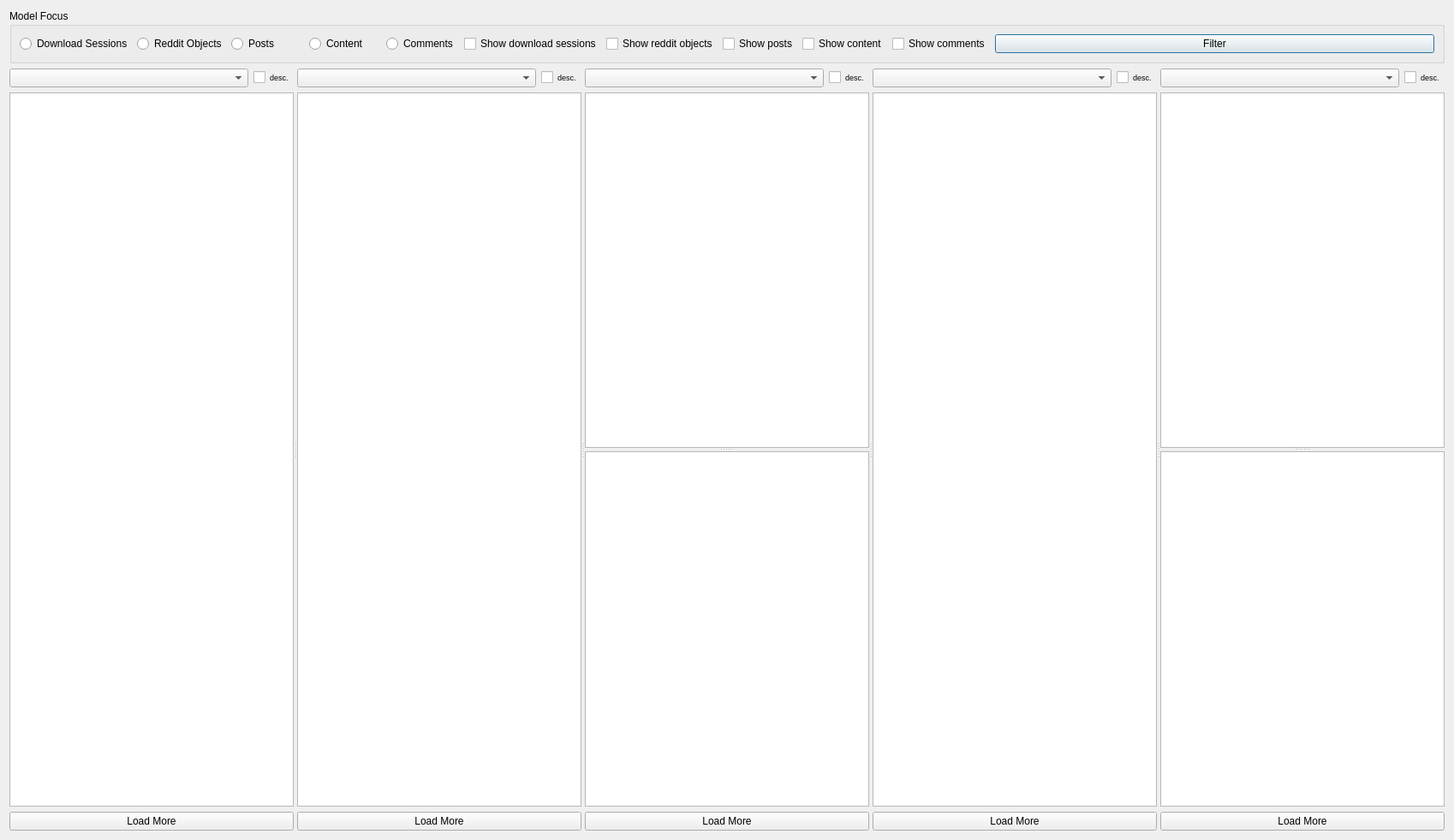
<?xml version="1.0" encoding="UTF-8"?>
<ui version="4.0">
 <class>DatabaseDialog</class>
 <widget class="QDialog" name="DatabaseDialog">
  <property name="geometry">
   <rect>
    <x>0</x>
    <y>0</y>
    <width>1698</width>
    <height>981</height>
   </rect>
  </property>
  <property name="windowTitle">
   <string>Database</string>
  </property>
  <property name="styleSheet">
   <string notr="true"/>
  </property>
  <layout class="QVBoxLayout" name="verticalLayout_7">
   <item>
    <layout class="QVBoxLayout" name="verticalLayout_6">
     <item>
      <layout class="QHBoxLayout" name="horizontalLayout_5">
       <item>
        <widget class="QGroupBox" name="model_focus_group_box">
         <property name="minimumSize">
          <size>
           <width>0</width>
           <height>61</height>
          </size>
         </property>
         <property name="title">
          <string>Model Focus</string>
         </property>
         <layout class="QHBoxLayout" name="horizontalLayout_4">
          <item>
           <layout class="QHBoxLayout" name="horizontalLayout_2">
            <item>
             <widget class="QRadioButton" name="download_session_focus_radio">
              <property name="text">
               <string>Download Sessions</string>
              </property>
             </widget>
            </item>
            <item>
             <widget class="QRadioButton" name="reddit_object_focus_radio">
              <property name="text">
               <string>Reddit Objects</string>
              </property>
             </widget>
            </item>
            <item>
             <widget class="QRadioButton" name="post_focus_radio">
              <property name="text">
               <string>Posts</string>
              </property>
             </widget>
            </item>
            <item>
             <widget class="QRadioButton" name="content_focus_radio">
              <property name="text">
               <string>Content</string>
              </property>
             </widget>
            </item>
            <item>
             <widget class="QRadioButton" name="comment_focus_radio">
              <property name="text">
               <string>Comments</string>
              </property>
             </widget>
            </item>
           </layout>
          </item>
          <item>
           <layout class="QHBoxLayout" name="horizontalLayout">
            <item>
             <widget class="QCheckBox" name="show_download_sessions_checkbox">
              <property name="text">
               <string>Show download sessions</string>
              </property>
             </widget>
            </item>
            <item>
             <widget class="QCheckBox" name="show_reddit_objects_checkbox">
              <property name="text">
               <string>Show reddit objects</string>
              </property>
             </widget>
            </item>
            <item>
             <widget class="QCheckBox" name="show_posts_checkbox">
              <property name="text">
               <string>Show posts</string>
              </property>
             </widget>
            </item>
            <item>
             <widget class="QCheckBox" name="show_content_checkbox">
              <property name="text">
               <string>Show content</string>
              </property>
             </widget>
            </item>
            <item>
             <widget class="QCheckBox" name="show_comments_checkbox">
              <property name="text">
               <string>Show comments</string>
              </property>
             </widget>
            </item>
           </layout>
          </item>
          <item>
           <widget class="QPushButton" name="filter_button">
            <property name="text">
             <string>Filter</string>
            </property>
            <property name="checkable">
             <bool>true</bool>
            </property>
           </widget>
          </item>
         </layout>
        </widget>
       </item>
      </layout>
     </item>
     <item>
      <layout class="QGridLayout" name="filter_layout"/>
     </item>
     <item>
      <widget class="QSplitter" name="splitter">
       <property name="sizePolicy">
        <sizepolicy hsizetype="Expanding" vsizetype="Expanding">
         <horstretch>0</horstretch>
         <verstretch>0</verstretch>
        </sizepolicy>
       </property>
       <property name="orientation">
        <enum>Qt::Horizontal</enum>
       </property>
       <widget class="QWidget" name="download_session_widget" native="true">
        <layout class="QVBoxLayout" name="verticalLayout">
         <item>
          <layout class="QHBoxLayout" name="horizontalLayout_3">
           <item>
            <widget class="QComboBox" name="download_session_sort_combo">
             <property name="sizePolicy">
              <sizepolicy hsizetype="Expanding" vsizetype="Fixed">
               <horstretch>0</horstretch>
               <verstretch>0</verstretch>
              </sizepolicy>
             </property>
            </widget>
           </item>
           <item>
            <widget class="QCheckBox" name="download_session_desc_sort_checkbox">
             <property name="font">
              <font>
               <pointsize>7</pointsize>
              </font>
             </property>
             <property name="text">
              <string>desc.</string>
             </property>
            </widget>
           </item>
          </layout>
         </item>
         <item>
          <widget class="QListView" name="download_session_list_view">
           <property name="editTriggers">
            <set>QAbstractItemView::NoEditTriggers</set>
           </property>
          </widget>
         </item>
         <item>
          <widget class="QPushButton" name="load_more_download_sessions_button">
           <property name="text">
            <string>Load More</string>
           </property>
          </widget>
         </item>
        </layout>
       </widget>
       <widget class="QWidget" name="reddit_object_widget" native="true">
        <layout class="QVBoxLayout" name="verticalLayout_2">
         <item>
          <layout class="QHBoxLayout" name="horizontalLayout_6">
           <item>
            <widget class="QComboBox" name="reddit_object_sort_combo">
             <property name="sizePolicy">
              <sizepolicy hsizetype="Expanding" vsizetype="Fixed">
               <horstretch>0</horstretch>
               <verstretch>0</verstretch>
              </sizepolicy>
             </property>
            </widget>
           </item>
           <item>
            <widget class="QCheckBox" name="reddit_object_desc_sort_checkbox">
             <property name="font">
              <font>
               <pointsize>7</pointsize>
              </font>
             </property>
             <property name="text">
              <string>desc.</string>
             </property>
            </widget>
           </item>
          </layout>
         </item>
         <item>
          <widget class="QListView" name="reddit_object_list_view">
           <property name="editTriggers">
            <set>QAbstractItemView::NoEditTriggers</set>
           </property>
          </widget>
         </item>
         <item>
          <widget class="QPushButton" name="load_more_reddit_objects_button">
           <property name="text">
            <string>Load More</string>
           </property>
          </widget>
         </item>
        </layout>
       </widget>
       <widget class="QWidget" name="post_widget" native="true">
        <layout class="QVBoxLayout" name="verticalLayout_3">
         <item>
          <layout class="QHBoxLayout" name="horizontalLayout_7">
           <item>
            <widget class="QComboBox" name="post_sort_combo">
             <property name="sizePolicy">
              <sizepolicy hsizetype="Expanding" vsizetype="Fixed">
               <horstretch>0</horstretch>
               <verstretch>0</verstretch>
              </sizepolicy>
             </property>
            </widget>
           </item>
           <item>
            <widget class="QCheckBox" name="post_desc_sort_checkbox">
             <property name="font">
              <font>
               <pointsize>7</pointsize>
              </font>
             </property>
             <property name="text">
              <string>desc.</string>
             </property>
            </widget>
           </item>
          </layout>
         </item>
         <item>
          <widget class="QSplitter" name="post_text_splitter">
           <property name="orientation">
            <enum>Qt::Vertical</enum>
           </property>
           <widget class="QTableView" name="post_table_view">
            <property name="sizeAdjustPolicy">
             <enum>QAbstractScrollArea::AdjustIgnored</enum>
            </property>
            <property name="editTriggers">
             <set>QAbstractItemView::NoEditTriggers</set>
            </property>
            <property name="selectionMode">
             <enum>QAbstractItemView::SingleSelection</enum>
            </property>
            <property name="selectionBehavior">
             <enum>QAbstractItemView::SelectRows</enum>
            </property>
            <property name="showGrid">
             <bool>false</bool>
            </property>
            <property name="gridStyle">
             <enum>Qt::NoPen</enum>
            </property>
            <attribute name="horizontalHeaderCascadingSectionResizes">
             <bool>false</bool>
            </attribute>
           </widget>
           <widget class="PostTextBrowser" name="post_text_browser">
            <property name="openExternalLinks">
             <bool>true</bool>
            </property>
           </widget>
          </widget>
         </item>
         <item>
          <widget class="QPushButton" name="load_more_posts_button">
           <property name="text">
            <string>Load More</string>
           </property>
          </widget>
         </item>
        </layout>
       </widget>
       <widget class="QWidget" name="content_widget" native="true">
        <layout class="QVBoxLayout" name="verticalLayout_4">
         <item>
          <layout class="QHBoxLayout" name="horizontalLayout_8">
           <item>
            <widget class="QComboBox" name="content_sort_combo">
             <property name="sizePolicy">
              <sizepolicy hsizetype="Expanding" vsizetype="Fixed">
               <horstretch>0</horstretch>
               <verstretch>0</verstretch>
              </sizepolicy>
             </property>
            </widget>
           </item>
           <item>
            <widget class="QCheckBox" name="content_desc_sort_checkbox">
             <property name="font">
              <font>
               <pointsize>7</pointsize>
              </font>
             </property>
             <property name="text">
              <string>desc.</string>
             </property>
            </widget>
           </item>
          </layout>
         </item>
         <item>
          <widget class="QListView" name="content_list_view">
           <property name="styleSheet">
            <string notr="true"/>
           </property>
           <property name="editTriggers">
            <set>QAbstractItemView::NoEditTriggers</set>
           </property>
           <property name="iconSize">
            <size>
             <width>0</width>
             <height>0</height>
            </size>
           </property>
           <property name="verticalScrollMode">
            <enum>QAbstractItemView::ScrollPerPixel</enum>
           </property>
           <property name="flow">
            <enum>QListView::LeftToRight</enum>
           </property>
           <property name="resizeMode">
            <enum>QListView::Adjust</enum>
           </property>
           <property name="layoutMode">
            <enum>QListView::Batched</enum>
           </property>
           <property name="spacing">
            <number>5</number>
           </property>
           <property name="gridSize">
            <size>
             <width>0</width>
             <height>0</height>
            </size>
           </property>
           <property name="viewMode">
            <enum>QListView::IconMode</enum>
           </property>
           <property name="batchSize">
            <number>2</number>
           </property>
           <property name="wordWrap">
            <bool>true</bool>
           </property>
           <property name="selectionRectVisible">
            <bool>true</bool>
           </property>
          </widget>
         </item>
         <item>
          <widget class="QPushButton" name="load_more_content_button">
           <property name="text">
            <string>Load More</string>
           </property>
          </widget>
         </item>
        </layout>
       </widget>
       <widget class="QWidget" name="comment_widget" native="true">
        <layout class="QVBoxLayout" name="verticalLayout_5">
         <item>
          <layout class="QHBoxLayout" name="horizontalLayout_9">
           <item>
            <widget class="QComboBox" name="comment_sort_combo">
             <property name="sizePolicy">
              <sizepolicy hsizetype="Expanding" vsizetype="Fixed">
               <horstretch>0</horstretch>
               <verstretch>0</verstretch>
              </sizepolicy>
             </property>
            </widget>
           </item>
           <item>
            <widget class="QCheckBox" name="comment_desc_sort_checkbox">
             <property name="font">
              <font>
               <pointsize>7</pointsize>
              </font>
             </property>
             <property name="text">
              <string>desc.</string>
             </property>
            </widget>
           </item>
          </layout>
         </item>
         <item>
          <widget class="QSplitter" name="comment_text_splitter">
           <property name="orientation">
            <enum>Qt::Vertical</enum>
           </property>
           <widget class="QTreeView" name="comment_tree_view">
            <property name="editTriggers">
             <set>QAbstractItemView::NoEditTriggers</set>
            </property>
           </widget>
           <widget class="PostTextBrowser" name="comment_text_browser"/>
          </widget>
         </item>
         <item>
          <widget class="QPushButton" name="load_more_comments_button">
           <property name="text">
            <string>Load More</string>
           </property>
          </widget>
         </item>
        </layout>
       </widget>
      </widget>
     </item>
    </layout>
   </item>
  </layout>
 </widget>
 <customwidgets>
  <customwidget>
   <class>PostTextBrowser</class>
   <extends>QTextBrowser</extends>
   <header>DownloaderForReddit/GUI/database_views/PostTextBrowser</header>
  </customwidget>
 </customwidgets>
 <resources/>
 <connections/>
</ui>
